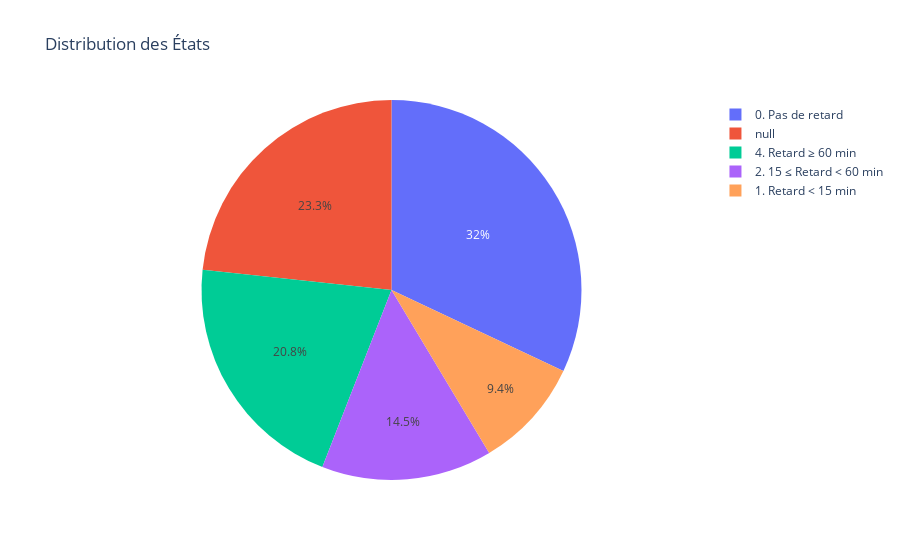

Here is the notebook cell this chart was saved with:
### Code cell
fig = px.pie(
            dataset,
            names="delay",
            title="Distribution des États",
        )
fig.show()

### Figure 1 — Plotly figure (JSON) as saved in the notebook; plotly's stock layout.template omitted (floating-point values rounded to 4 significant figures; data arrays with more than 128 entries replaced by an {"elided": "..."} marker saying what was removed)
{"data": [{"domain": {"x": [0, 1], "y": [0, 1]}, "hovertemplate": "delay=%{label}<extra></extra>", "labels": {"elided": "21310 str values"}, "legendgroup": "", "name": "", "showlegend": true, "type": "pie"}], "layout": {"legend": {"tracegroupgap": 0}, "title": {"text": "Distribution des États"}}}
